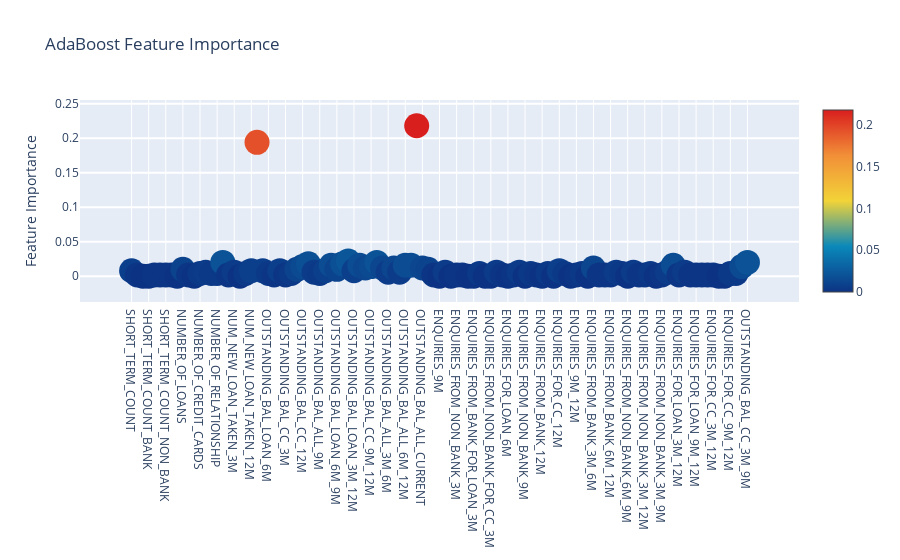

Source (notebook cell):
### Code cell
trace = go.Scatter(
    y = feature_dataframe['AdaBoost feature importances'].values,
    x = feature_dataframe['features'].values,
    mode='markers',
    marker=dict(
        sizemode = 'diameter',
        sizeref = 1,
        size = 25,
#       size= feature_dataframe['AdaBoost feature importances'].values,
        #color = np.random.randn(500), #set color equal to a variable
        color = feature_dataframe['AdaBoost feature importances'].values,
        colorscale='Portland',
        showscale=True
    ),
    text = feature_dataframe['features'].values
)
data = [trace]

layout= go.Layout(
    autosize= True,
    title= 'AdaBoost Feature Importance',
    hovermode= 'closest',
#     xaxis= dict(
#         title= 'Pop',
#         ticklen= 5,
#         zeroline= False,
#         gridwidth= 2,
#     ),
    yaxis=dict(
        title= 'Feature Importance',
        ticklen= 5,
        gridwidth= 2
    ),
    showlegend= False
)
fig = go.Figure(data=data, layout=layout)
py.iplot(fig,filename='scatter2010')
fig.show(renderer="colab")

### Figure 1 — Plotly figure (JSON) as saved in the notebook; plotly's stock layout.template omitted (floating-point values rounded to 4 significant figures)
{"data": [{"marker": {"color": [0.008, 0.002, 0, 0, 0.002, 0.002, 0.002, 0.002, 0, 0.01, 0.002, 0, 0.004, 0.006, 0.004, 0.004, 0.02, 0.002, 0.006, 0, 0.004, 0.008, 0.194, 0.008, 0.004, 0.002, 0.008, 0.002, 0.004, 0.01, 0.014, 0.018, 0.006, 0.004, 0.008, 0.016, 0.01, 0.018, 0.022, 0.008, 0.016, 0.012, 0.014, 0.02, 0.012, 0.006, 0.012, 0.006, 0.016, 0.016, 0.218, 0.012, 0.01, 0.002, 0, 0.006, 0, 0.002, 0.002, 0, 0, 0.004, 0, 0, 0.006, 0.002, 0, 0.002, 0.006, 0, 0.004, 0.002, 0, 0.004, 0, 0.008, 0.004, 0, 0.002, 0.004, 0, 0.012, 0.002, 0.002, 0.002, 0.006, 0.004, 0, 0.006, 0.002, 0.002, 0.004, 0, 0.002, 0.006, 0.016, 0.002, 0.006, 0.002, 0.002, 0.002, 0.002, 0.002, 0, 0, 0.004, 0.004, 0.014, 0.02], "colorscale": [[0, "rgb(12,51,131)"], [0.25, "rgb(10,136,186)"], [0.5, "rgb(242,211,56)"], [0.75, "rgb(242,143,56)"], [1, "rgb(217,30,30)"]], "showscale": true, "size": 25, "sizemode": "diameter", "sizeref": 1}, "mode": "markers", "text": ["SHORT_TERM_COUNT", "MID_TERM_COUNT", "LONG_TERM_COUNT", "SHORT_TERM_COUNT_BANK", "MID_TERM_COUNT_BANK", "LONG_TERM_COUNT_BANK", "SHORT_TERM_COUNT_NON_BANK", "MID_TERM_COUNT_NON_BANK", "LONG_TERM_COUNT_NON_BANK", "NUMBER_OF_LOANS", "NUMBER_OF_LOANS_BANK", "NUMBER_OF_LOANS_NON_BANK", "NUMBER_OF_CREDIT_CARDS", "NUMBER_OF_CREDIT_CARDS_BANK", "NUMBER_OF_CREDIT_CARDS_NON_BANK", "NUMBER_OF_RELATIONSHIP", "NUMBER_OF_RELATIONSHIP_BANK", "NUMBER_OF_RELATIONSHIP_NON_BANK", "NUM_NEW_LOAN_TAKEN_3M", "NUM_NEW_LOAN_TAKEN_6M", "NUM_NEW_LOAN_TAKEN_9M", "NUM_NEW_LOAN_TAKEN_12M", "OUTSTANDING_BAL_LOAN_CURRENT", "OUTSTANDING_BAL_LOAN_3M", "OUTSTANDING_BAL_LOAN_6M", "OUTSTANDING_BAL_LOAN_9M", "OUTSTANDING_BAL_LOAN_12M", "OUTSTANDING_BAL_CC_3M", "OUTSTANDING_BAL_CC_6M", "OUTSTANDING_BAL_CC_9M", "OUTSTANDING_BAL_CC_12M", "OUTSTANDING_BAL_ALL_3M", "OUTSTANDING_BAL_ALL_6M", "OUTSTANDING_BAL_ALL_9M", "OUTSTANDING_BAL_ALL_12M", "OUTSTANDING_BAL_LOAN_3M_6M", "OUTSTANDING_BAL_LOAN_6M_9M", "OUTSTANDING_BAL_LOAN_9M_12M", "OUTSTANDING_BAL_LOAN_6M_12M", "OUTSTANDING_BAL_LOAN_3M_12M", "OUTSTANDING_BAL_CC_3M_6M", "OUTSTANDING_BAL_CC_6M_9M", "OUTSTANDING_BAL_CC_9M_12M", "OUTSTANDING_BAL_CC_6M_12M", "OUTSTANDING_BAL_CC_3M_12M", "OUTSTANDING_BAL_ALL_3M_6M", "OUTSTANDING_BAL_ALL_6M_9M", "OUTSTANDING_BAL_ALL_9M_12M", "OUTSTANDING_BAL_ALL_6M_12M", "OUTSTANDING_BAL_ALL_3M_12M", "OUTSTANDING_BAL_CC_CURRENT", "OUTSTANDING_BAL_ALL_CURRENT", "ENQUIRIES_3M", "ENQUIRIES_6M", "ENQUIRIES_9M", "ENQUIRIES_12M", "ENQUIRIES_FROM_BANK_3M", "ENQUIRIES_FROM_NON_BANK_3M", "ENQUIRIES_FOR_LOAN_3M", "ENQUIRIES_FOR_CC_3M", "ENQUIRIES_FROM_BANK_FOR_LOAN_3M", "ENQUIRIES_FROM_NON_BANK_FOR_LOAN_3M", "ENQUIRIES_FROM_BANK_FOR_CC_3M", "ENQUIRIES_FROM_NON_BANK_FOR_CC_3M", "ENQUIRIES_FROM_BANK_6M", "ENQUIRIES_FROM_NON_BANK_6M", "ENQUIRIES_FOR_LOAN_6M", "ENQUIRIES_FOR_CC_6M", "ENQUIRIES_FROM_BANK_9M", "ENQUIRIES_FROM_NON_BANK_9M", "ENQUIRIES_FOR_LOAN_9M", "ENQUIRIES_FOR_CC_9M", "ENQUIRIES_FROM_BANK_12M", "ENQUIRIES_FROM_NON_BANK_12M", "ENQUIRIES_FOR_LOAN_12M", "ENQUIRIES_FOR_CC_12M", "ENQUIRIES_3M_6M", "ENQUIRIES_6M_9M", "ENQUIRIES_9M_12M", "ENQUIRIES_6M_12M", "ENQUIRIES_3M_12M", "ENQUIRIES_FROM_BANK_3M_6M", "ENQUIRIES_FROM_BANK_6M_9M", "ENQUIRIES_FROM_BANK_9M_12M", "ENQUIRIES_FROM_BANK_6M_12M", "ENQUIRIES_FROM_BANK_3M_12M", "ENQUIRIES_FROM_NON_BANK_3M_6M", "ENQUIRIES_FROM_NON_BANK_6M_9M", "ENQUIRIES_FROM_NON_BANK_9M_12M", "ENQUIRIES_FROM_NON_BANK_6M_12M", "ENQUIRIES_FROM_NON_BANK_3M_12M", "ENQUIRIES_3M_9M", "ENQUIRIES_FROM_BANK_3M_9M", "ENQUIRIES_FROM_NON_BANK_3M_9M", "ENQUIRIES_FOR_LOAN_3M_6M", "ENQUIRIES_FOR_LOAN_3M_9M", "ENQUIRIES_FOR_LOAN_3M_12M", "ENQUIRIES_FOR_LOAN_6M_9M", "ENQUIRIES_FOR_LOAN_6M_12M", "ENQUIRIES_FOR_LOAN_9M_12M", "ENQUIRIES_FOR_CC_3M_6M", "ENQUIRIES_FOR_CC_3M_9M", "ENQUIRIES_FOR_CC_3M_12M", "ENQUIRIES_FOR_CC_6M_9M", "ENQUIRIES_FOR_CC_6M_12M", "ENQUIRIES_FOR_CC_9M_12M", "OUTSTANDING_BAL_ALL_3M_9M", "OUTSTANDING_BAL_LOAN_3M_9M", "OUTSTANDING_BAL_CC_3M_9M"], "x": ["SHORT_TERM_COUNT", "MID_TERM_COUNT", "LONG_TERM_COUNT", "SHORT_TERM_COUNT_BANK", "MID_TERM_COUNT_BANK", "LONG_TERM_COUNT_BANK", "SHORT_TERM_COUNT_NON_BANK", "MID_TERM_COUNT_NON_BANK", "LONG_TERM_COUNT_NON_BANK", "NUMBER_OF_LOANS", "NUMBER_OF_LOANS_BANK", "NUMBER_OF_LOANS_NON_BANK", "NUMBER_OF_CREDIT_CARDS", "NUMBER_OF_CREDIT_CARDS_BANK", "NUMBER_OF_CREDIT_CARDS_NON_BANK", "NUMBER_OF_RELATIONSHIP", "NUMBER_OF_RELATIONSHIP_BANK", "NUMBER_OF_RELATIONSHIP_NON_BANK", "NUM_NEW_LOAN_TAKEN_3M", "NUM_NEW_LOAN_TAKEN_6M", "NUM_NEW_LOAN_TAKEN_9M", "NUM_NEW_LOAN_TAKEN_12M", "OUTSTANDING_BAL_LOAN_CURRENT", "OUTSTANDING_BAL_LOAN_3M", "OUTSTANDING_BAL_LOAN_6M", "OUTSTANDING_BAL_LOAN_9M", "OUTSTANDING_BAL_LOAN_12M", "OUTSTANDING_BAL_CC_3M", "OUTSTANDING_BAL_CC_6M", "OUTSTANDING_BAL_CC_9M", "OUTSTANDING_BAL_CC_12M", "OUTSTANDING_BAL_ALL_3M", "OUTSTANDING_BAL_ALL_6M", "OUTSTANDING_BAL_ALL_9M", "OUTSTANDING_BAL_ALL_12M", "OUTSTANDING_BAL_LOAN_3M_6M", "OUTSTANDING_BAL_LOAN_6M_9M", "OUTSTANDING_BAL_LOAN_9M_12M", "OUTSTANDING_BAL_LOAN_6M_12M", "OUTSTANDING_BAL_LOAN_3M_12M", "OUTSTANDING_BAL_CC_3M_6M", "OUTSTANDING_BAL_CC_6M_9M", "OUTSTANDING_BAL_CC_9M_12M", "OUTSTANDING_BAL_CC_6M_12M", "OUTSTANDING_BAL_CC_3M_12M", "OUTSTANDING_BAL_ALL_3M_6M", "OUTSTANDING_BAL_ALL_6M_9M", "OUTSTANDING_BAL_ALL_9M_12M", "OUTSTANDING_BAL_ALL_6M_12M", "OUTSTANDING_BAL_ALL_3M_12M", "OUTSTANDING_BAL_CC_CURRENT", "OUTSTANDING_BAL_ALL_CURRENT", "ENQUIRIES_3M", "ENQUIRIES_6M", "ENQUIRIES_9M", "ENQUIRIES_12M", "ENQUIRIES_FROM_BANK_3M", "ENQUIRIES_FROM_NON_BANK_3M", "ENQUIRIES_FOR_LOAN_3M", "ENQUIRIES_FOR_CC_3M", "ENQUIRIES_FROM_BANK_FOR_LOAN_3M", "ENQUIRIES_FROM_NON_BANK_FOR_LOAN_3M", "ENQUIRIES_FROM_BANK_FOR_CC_3M", "ENQUIRIES_FROM_NON_BANK_FOR_CC_3M", "ENQUIRIES_FROM_BANK_6M", "ENQUIRIES_FROM_NON_BANK_6M", "ENQUIRIES_FOR_LOAN_6M", "ENQUIRIES_FOR_CC_6M", "ENQUIRIES_FROM_BANK_9M", "ENQUIRIES_FROM_NON_BANK_9M", "ENQUIRIES_FOR_LOAN_9M", "ENQUIRIES_FOR_CC_9M", "ENQUIRIES_FROM_BANK_12M", "ENQUIRIES_FROM_NON_BANK_12M", "ENQUIRIES_FOR_LOAN_12M", "ENQUIRIES_FOR_CC_12M", "ENQUIRIES_3M_6M", "ENQUIRIES_6M_9M", "ENQUIRIES_9M_12M", "ENQUIRIES_6M_12M", "ENQUIRIES_3M_12M", "ENQUIRIES_FROM_BANK_3M_6M", "ENQUIRIES_FROM_BANK_6M_9M", "ENQUIRIES_FROM_BANK_9M_12M", "ENQUIRIES_FROM_BANK_6M_12M", "ENQUIRIES_FROM_BANK_3M_12M", "ENQUIRIES_FROM_NON_BANK_3M_6M", "ENQUIRIES_FROM_NON_BANK_6M_9M", "ENQUIRIES_FROM_NON_BANK_9M_12M", "ENQUIRIES_FROM_NON_BANK_6M_12M", "ENQUIRIES_FROM_NON_BANK_3M_12M", "ENQUIRIES_3M_9M", "ENQUIRIES_FROM_BANK_3M_9M", "ENQUIRIES_FROM_NON_BANK_3M_9M", "ENQUIRIES_FOR_LOAN_3M_6M", "ENQUIRIES_FOR_LOAN_3M_9M", "ENQUIRIES_FOR_LOAN_3M_12M", "ENQUIRIES_FOR_LOAN_6M_9M", "ENQUIRIES_FOR_LOAN_6M_12M", "ENQUIRIES_FOR_LOAN_9M_12M", "ENQUIRIES_FOR_CC_3M_6M", "ENQUIRIES_FOR_CC_3M_9M", "ENQUIRIES_FOR_CC_3M_12M", "ENQUIRIES_FOR_CC_6M_9M", "ENQUIRIES_FOR_CC_6M_12M", "ENQUIRIES_FOR_CC_9M_12M", "OUTSTANDING_BAL_ALL_3M_9M", "OUTSTANDING_BAL_LOAN_3M_9M", "OUTSTANDING_BAL_CC_3M_9M"], "y": [0.008, 0.002, 0, 0, 0.002, 0.002, 0.002, 0.002, 0, 0.01, 0.002, 0, 0.004, 0.006, 0.004, 0.004, 0.02, 0.002, 0.006, 0, 0.004, 0.008, 0.194, 0.008, 0.004, 0.002, 0.008, 0.002, 0.004, 0.01, 0.014, 0.018, 0.006, 0.004, 0.008, 0.016, 0.01, 0.018, 0.022, 0.008, 0.016, 0.012, 0.014, 0.02, 0.012, 0.006, 0.012, 0.006, 0.016, 0.016, 0.218, 0.012, 0.01, 0.002, 0, 0.006, 0, 0.002, 0.002, 0, 0, 0.004, 0, 0, 0.006, 0.002, 0, 0.002, 0.006, 0, 0.004, 0.002, 0, 0.004, 0, 0.008, 0.004, 0, 0.002, 0.004, 0, 0.012, 0.002, 0.002, 0.002, 0.006, 0.004, 0, 0.006, 0.002, 0.002, 0.004, 0, 0.002, 0.006, 0.016, 0.002, 0.006, 0.002, 0.002, 0.002, 0.002, 0.002, 0, 0, 0.004, 0.004, 0.014, 0.02], "type": "scatter"}], "layout": {"autosize": true, "hovermode": "closest", "showlegend": false, "title": {"text": "AdaBoost Feature Importance"}, "yaxis": {"gridwidth": 2, "ticklen": 5, "title": {"text": "Feature Importance"}}}}
